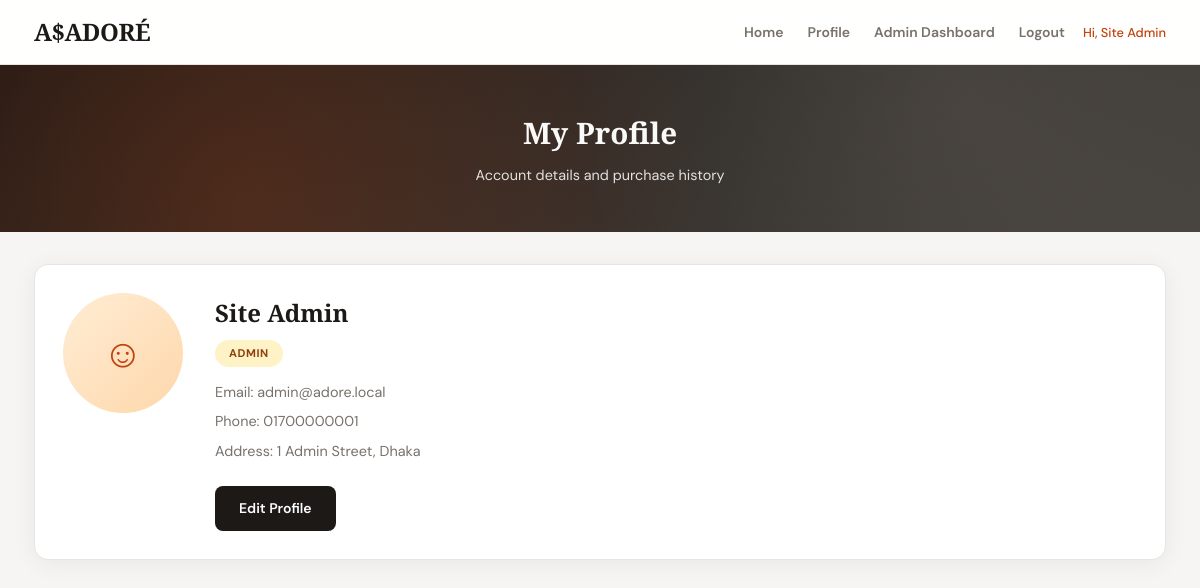
Screenshot of /view/profile.php (signed in) with the database file from the repository.
### tables this page shows
CREATE TABLE IF NOT EXISTS users (
    id INT AUTO_INCREMENT PRIMARY KEY,
    name VARCHAR(100) NOT NULL,
    email VARCHAR(150) NOT NULL UNIQUE,
    password_hash VARCHAR(255) NOT NULL,
    role ENUM('admin','customer') NOT NULL DEFAULT 'customer',
    profile_picture VARCHAR(255),
    address TEXT NOT NULL,
    phone VARCHAR(30) NOT NULL,
    created_at TIMESTAMP DEFAULT CURRENT_TIMESTAMP
);

### model/mydb.php (called while the page is built, shortened)
<?php
class MyDB {
    function getUserById($id, $conn){
        $sql  = "SELECT * FROM users WHERE id = ?";
        $stmt = $conn->prepare($sql);
        $stmt->bind_param("i", $id);
        $stmt->execute();
        return $stmt->get_result();
    }
}
?>

### control/profile_process.php (called while the page is built, shortened)
<?php
include_once '../model/mydb.php';
$mydb = new MyDB();
$conn = $mydb->createConn();
$result = $mydb->getUserById($_SESSION["user_id"], $conn);
$user           = $result->fetch_assoc();
$name           = $user["name"];
$email          = $user["email"];
$role           = $user["role"];
$address        = $user["address"];
$phone          = $user["phone"];
$profilePicture = $user["profile_picture"];
?>

### view/profile.php (the view, shortened to what this page needs)
<?php include '../control/profile_process.php'; include_once '../control/app.php'; ?>
<!DOCTYPE html>
<html lang="en">
<head>
    <link rel="stylesheet" href="../css/task1_style.css">
    <link rel="stylesheet" href="../css/task3_style.css">
    <link rel="stylesheet" href="../css/task4_style.css">
</head>
<body>
<nav>
    <div class="nav-inner">
        <a class="nav-brand" href="Home.php">A$ADORÉ</a>
        <div class="nav-links">
            <a href="Home.php">Home</a>
            <a href="profile.php">Profile</a>
            <?php if($role === "admin"){ ?>
                <a href="admin_dashboard.php">Admin Dashboard</a>
            <?php } ?>
            <a href="../control/logout_process.php">Logout</a>
            <span class="nav-user-info">Hi, <?php echo htmlspecialchars($_SESSION["name"]); ?></span>
        </div>
    </div>
</nav>
<div class="page-header">
    <h1>My Profile</h1>
    <p>Account details and purchase history</p>
</div>
<div class="main-container">
    <div class="card">
        <div class="profile-layout">
            <?php if($profilePicture != ""){ ?>
                <img class="profile-avatar" src="<?php echo PROFILE_UPLOAD_WEB . htmlspecialchars($profilePicture); ?>" alt="">
            <?php } else { ?>
                <div class="profile-avatar-placeholder">&#9786;</div>
            <?php } ?>
            <div class="profile-details">
                <h2><?php echo htmlspecialchars($name); ?></h2>
                <span class="role-badge role-<?php echo $role; ?>"><?php echo ucfirst(htmlspecialchars($role)); ?></span>
                <p>Email: <?php echo htmlspecialchars($email); ?></p>
                <p>Phone: <?php echo htmlspecialchars($phone); ?></p>
                <p>Address: <?php echo htmlspecialchars($address); ?></p>
                <a class="btn-edit" href="editprofile.php">Edit Profile</a>
            </div>
        </div>
    </div>
</div>
</body>
</html>

### css/task1_style.css (style rules this page uses)
:root { --bg: #f6f5f3; --surface: #ffffff; --text: #1c1917; --text-muted: #78716c; --primary: #1c1917; --accent: #c2410c; --accent-hover: #9a3412; --accent-soft: #ffedd5; --border: #e7e5e4; --shadow: 0 4px 24px rgba(28, 25, 23, 0.06); --shadow-hover: 0 12px 40px rgba(28, 25, 23, 0.12); --radius: 14px; --radius-sm: 8px; --nav-h: 64px; --font: 'DM Sans', system-ui, sans-serif; --font-display: 'Playfair Display', Georgia, serif; }
* { box-sizing: border-box; margin: 0; padding: 0; }
body { font-family: var(--font); background: var(--bg); color: var(--text); font-size: 15px; line-height: 1.65; -webkit-font-smoothing: antialiased; }
nav { background: var(--surface); border-bottom: 1px solid var(--border); box-shadow: 0 1px 0 rgba(255,255,255,0.8) inset; position: sticky; top: 0; z-index: 200; backdrop-filter: blur(12px); background: rgba(255, 255, 255, 0.92); }
.nav-inner { display: flex; align-items: center; justify-content: space-between; max-width: 1180px; margin: 0 auto; padding: 0 24px; height: var(--nav-h); }
.nav-brand { font-family: var(--font-display); color: var(--primary); font-size: 1.5rem; font-weight: 700; text-decoration: none; letter-spacing: -0.02em; }
.nav-links a { color: var(--text-muted); margin-left: 22px; text-decoration: none; font-weight: 600; font-size: 0.875rem; transition: color 0.2s; }
.nav-user-info { color: var(--accent); font-size: 0.8rem; margin-left: 16px; font-weight: 500; }
.page-header { background: linear-gradient(135deg, #1c1917 0%, #44403c 50%, #57534e 100%); color: #fafaf9; text-align: center; padding: 48px 24px 52px; margin-bottom: 36px; position: relative; overflow: hidden; }
.page-header::before { content: ''; position: absolute; inset: 0; background: radial-gradient(circle at 20% 80%, rgba(194, 65, 12, 0.25) 0%, transparent 50%), radial-gradient(circle at 80% 20%, rgba(255, 237, 213, 0.08) 0%, transparent 40%); pointer-events: none; }
.page-header h1 { font-family: var(--font-display); font-size: clamp(1.75rem, 4vw, 2.25rem); margin-bottom: 8px; position: relative; font-weight: 700; }
.page-header p { font-size: 0.95rem; opacity: 0.88; position: relative; max-width: 480px; margin: 0 auto; }
.main-container { max-width: 1180px; margin: 0 auto; padding: 0 24px 48px; }
.card { background: var(--surface); border: 1px solid var(--border); border-radius: var(--radius); box-shadow: var(--shadow); padding: 28px; margin-bottom: 28px; }
.profile-layout { display: flex; gap: 32px; align-items: flex-start; }
.profile-avatar-placeholder { width: 120px; height: 120px; border-radius: 50%; background: linear-gradient(135deg, var(--accent-soft), #fed7aa); display: flex; align-items: center; justify-content: center; font-size: 2.5rem; color: var(--accent); flex-shrink: 0; }
.profile-details h2 { font-family: var(--font-display); font-size: 1.5rem; color: var(--primary); margin-bottom: 8px; }
.profile-details p { font-size: 0.9rem; color: var(--text-muted); margin-bottom: 6px; }
.role-badge { display: inline-block; padding: 4px 14px; border-radius: 999px; font-size: 0.7rem; font-weight: 700; text-transform: uppercase; letter-spacing: 0.05em; margin-bottom: 14px; }
.role-admin { background: #fef3c7; color: #92400e; }
.btn-edit { display: inline-block; margin-top: 16px; padding: 11px 24px; background: var(--primary); color: #fff; text-decoration: none; border-radius: var(--radius-sm); font-size: 0.875rem; font-weight: 600; transition: background 0.2s, transform 0.15s; }

### rows the page displays
users: name "Site Admin", role "ADMIN", email "admin@adore.local", phone "01700000001", address "1 Admin Street, Dhaka"

### other values shown
$_SESSION["name"] "Site Admin"
